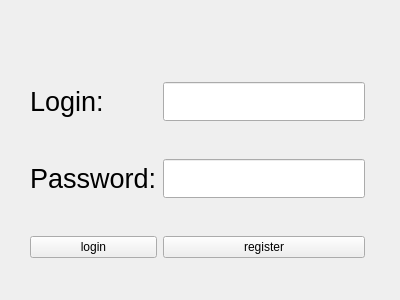
<?xml version="1.0" encoding="UTF-8"?>
<ui version="4.0">
 <class>LoginWindow</class>
 <widget class="QWidget" name="LoginWindow">
  <property name="geometry">
   <rect>
    <x>0</x>
    <y>0</y>
    <width>400</width>
    <height>300</height>
   </rect>
  </property>
  <property name="windowTitle">
   <string>Form</string>
  </property>
  <widget class="QWidget" name="layoutWidget">
   <property name="geometry">
    <rect>
     <x>30</x>
     <y>50</y>
     <width>335</width>
     <height>241</height>
    </rect>
   </property>
   <layout class="QGridLayout" name="gridLayout">
    <item row="1" column="0">
     <widget class="QLabel" name="PasswordLabel">
      <property name="font">
       <font>
        <pointsize>20</pointsize>
       </font>
      </property>
      <property name="text">
       <string>Password:</string>
      </property>
     </widget>
    </item>
    <item row="0" column="0">
     <widget class="QLabel" name="LoginLabel">
      <property name="font">
       <font>
        <pointsize>20</pointsize>
       </font>
      </property>
      <property name="text">
       <string>Login:</string>
      </property>
     </widget>
    </item>
    <item row="0" column="1">
     <widget class="QLineEdit" name="loginInput">
      <property name="font">
       <font>
        <pointsize>20</pointsize>
       </font>
      </property>
     </widget>
    </item>
    <item row="1" column="1">
     <widget class="QLineEdit" name="passwordInput">
      <property name="font">
       <font>
        <pointsize>20</pointsize>
       </font>
      </property>
     </widget>
    </item>
    <item row="2" column="0">
     <widget class="QPushButton" name="loginButton">
      <property name="text">
       <string>login</string>
      </property>
     </widget>
    </item>
    <item row="2" column="1">
     <widget class="QPushButton" name="registerButton">
      <property name="text">
       <string>register</string>
      </property>
     </widget>
    </item>
   </layout>
  </widget>
  <widget class="QLabel" name="statusLabel">
   <property name="geometry">
    <rect>
     <x>90</x>
     <y>20</y>
     <width>221</width>
     <height>16</height>
    </rect>
   </property>
   <property name="text">
    <string/>
   </property>
  </widget>
 </widget>
 <resources/>
 <connections/>
</ui>
